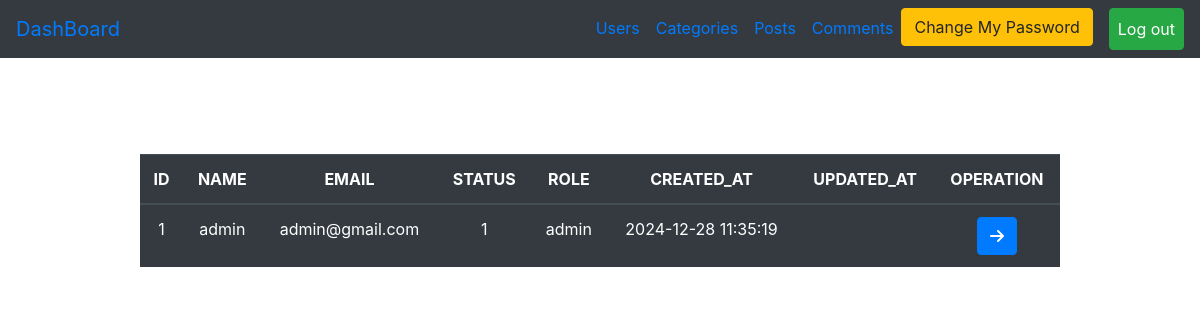
Before: /Admin/users.php?page=show&user_id=1 (signed in) with the older database file.
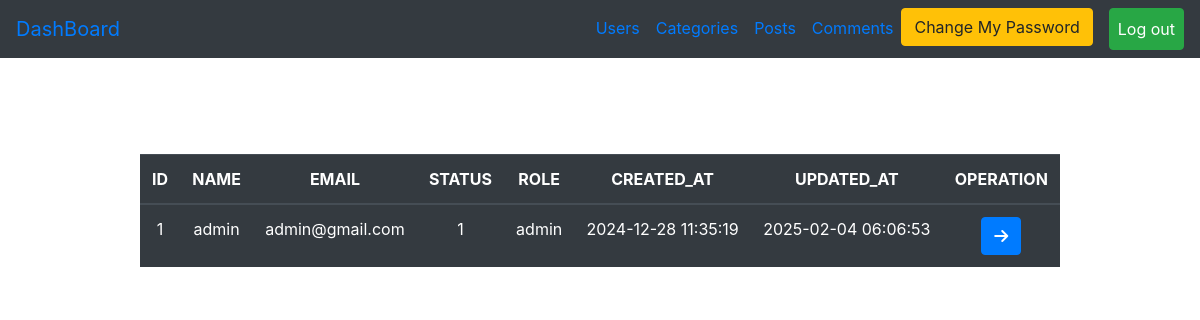
After: the same page with the newer database file.
### tables this page shows
CREATE TABLE `users` (
  `user_id` int(11) NOT NULL,
  `username` varchar(255) NOT NULL,
  `email` varchar(255) NOT NULL,
  `password` varchar(255) NOT NULL,
  `status` enum('0','1') NOT NULL,
  `role` enum('user','admin') NOT NULL,
  `created_at` timestamp NULL DEFAULT NULL,
  `updated_at` timestamp NULL DEFAULT NULL
);

### Admin/initials.php (called while the page is built, shortened)
<?php
include ("Includes/temp/header.php");
include ("Includes/temp/navbar.php");
?>

### Admin/users.php (the view)
<?php
include("initials.php");
if (isset($_SESSION['login'])) {
    $page = "All";
    if (isset($_GET['page'])) {
        $page = $_GET['page'];
    }
    if ($page == "All") {
        $statment1 = $connect->prepare("SELECT * FROM users");
        $statment1->execute();
        $usercount = $statment1->rowCount();
        $result = $statment1->fetchall();
?>
        <div class="container ">
            <div class="row">
                <div class="col-md-10 m-auto pt-5">
                    <?php
                    if (isset($_SESSION['message'])) {
                        echo "<h4 class='text-center alert alert-success'>" . $_SESSION['message'] . "</h4>";
                        unset($_SESSION['message']);
                        header("Refresh:4;url=users.php");
                    }
                    ?>
                    <h4 class="text-center">Detailes Of Users <span class="badge badge-primary"><?php echo $usercount ?></span>
                        <a class="badge badge-success" href="?page=create">Ceate New User</a>
                    </h4>
                    <table class="table table-dark mt-5 pt-5 text-center">
                        <thead>
                            <tr>
                                <th scope="col">ID</th>
                                <th scope="col">NAME</th>
                                <th scope="col">EMAIL</th>
                                <th scope="col">STATUS</th>
                                <th scope="col">ROLE</th>
                                <th scope="col">OPERATION</th>
                            </tr>
                        </thead>
                        <tbody>
                            <?php
                            foreach ($result as $item) {
                            ?>
                                <tr>
                                    <td><?php echo $item['user_id'] ?></td>
                                    <td><?php echo $item['username'] ?></td>
                                    <td><?php echo $item['email'] ?></td>
                                    <td><?php echo $item['status'] ?></td>
                                    <td><?php echo $item['role'] ?></td>
                                    <td><a href="?page=show&user_id=<?php echo $item['user_id'] ?>" class="btn btn-primary"><i class="fa-solid fa-eye"></i></a>
                                        <a href="?page=edit&user_id=<?php echo $item['user_id'] ?>" class="btn btn-success"><i class="fa-solid fa-pen-to-square"></i></a>
                                        <a href="?page=delete&user_id=<?php echo $item['user_id'] ?>" class="btn btn-danger"><i class="fa-solid fa-trash"></i></a>
                                    </td>
                                </tr>
                            <?php
                            }
                            ?>
                        </tbody>
                    </table>
                </div>
            </div>
        </div>
    <?php
    } else if ($page == "show") {
        if (isset($_GET['user_id'])) {
            $user_id = $_GET['user_id'];
        }
        $statment1 = $connect->prepare("SELECT * FROM users WHERE	user_id =?");
        $statment1->execute(array($user_id));
        $item = $statment1->fetch();
    ?>
        <div class="container ">
            <div class="row">
                <div class="col-md-10 m-auto pt-5">
                    <table class="table table-dark mt-5 pt-5 text-center">
                        <thead>
                            <tr>
                                <th scope="col">ID</th>
                                <th scope="col">NAME</th>
                                <th scope="col">EMAIL</th>
                                <th scope="col">STATUS</th>
                                <th scope="col">ROLE</th>
                                <th scope="col">CREATED_AT</th>
                                <th scope="col">UPDATED_AT</th>
                                <th scope="col">OPERATION</th>
                            </tr>
                        </thead>
                        <tbody>
                            <tr>
                                <td><?php echo $item['user_id'] ?></td>
                                <td><?php echo $item['username'] ?></td>
                                <td><?php echo $item['email'] ?></td>
                                <td><?php echo $item['status'] ?></td>
                                <td><?php echo $item['role'] ?></td>
                                <td><?php echo $item['created_at'] ?></td>
                                <td><?php echo $item['updated_at'] ?></td>
                                <td><a href="users.php" class="btn btn-primary"><i class="fa-solid fa-arrow-right"></i></a></td>
                            </tr>
                        </tbody>
                    </table>
                </div>
            </div>
        </div>
    <?php
    } else if ($page == "delete") {
        if (isset($_GET['user_id'])) {
            $user_id = $_GET['user_id'];
        }
        $statment = $connect->prepare("DELETE FROM users WHERE user_id =?");
        $statment->execute(array($user_id));
        $_SESSION['message'] = "Deleted Sucessfully";
        header("Location:users.php");
    } else if ($page == "create") {
    ?>
        <div class="container">
            <div class="row">
                <div class="col-md-10 mt-5">
                    <h4 class="text-center">CREATE USER PAGE</h4>
                    <form action="?page=savenew" method="post">
                        <label>USER_ID</label>
                        <input type="text" name="id" class="form-control mb-3 ">
                        <label>USERNAME</label>
                        <input type="text" name="name" class="form-control mb-3">
                        <label>EMAIL</label>
                        <input type="email" name="email" class="form-control mb-3">
                        <label>PASSWORD</label>
                        <input type="password" name="pass" class="form-control mb-3">
                        <label>STATUS</label>
                        <select name="status" class="form-control mb-3">
                            <option value="1">active</option>
                            <option value="0">block</option>
                        </select>
                        <label>ROLE</label>
                        <select name="role" class="form-control mb-3">
                            <option value="admin">admin</option>
                            <option value="user">user</option>
                        </select>
                        <input type="submit" value="Create New User" class="form-control mt-3 btn btn-success ">
                    </form>
                </div>
            </div>
        </div>
    <?php
    } else if ($page == "savenew") {
        if ($_SERVER['REQUEST_METHOD'] == "POST") {
            $id = $_POST['id'];
            $name = $_POST['name'];
            $email = $_POST['email'];
            $pass = $_POST['pass'];
            $status = $_POST['status'];
            $role = $_POST['role'];
            $statment = $connect->prepare("select * from users where email=?");
            $statment->execute(array($email));
            $count = $statment->rowcount();
            $item = $statment->fetch();
            if ($count > 0) {
                echo "<h4 class='text-center alert alert-danger'>This Account Already Registed</h4>";
                header("Refresh:3;url=users.php?page=create");
            } else {
                try {
                    $statment = $connect->prepare("insert into users
                    (user_id,username,email,`password`,`status`,`role`,created_at)
                    values(?,?,?,?,?,?,now())");
                    $statment->execute(array($id, $name, $email, $pass, $status, $role));
                    $_SESSION['message'] = "CREATED SUCESSFULLY";
                    header("Location:users.php");
                } catch (PDOException $e) {
                    echo "<h4 class='text-center alert alert-danger'>DUPLICATED IN ID</h4>";
                    header("Refresh:3;url=users.php?page=create");
                }
            }
        }
    } else if ($page == "edit") {
        if (isset($_GET['user_id'])) {
            $user_id = $_GET['user_id'];
        }
        $statment = $connect->prepare("SELECT * FROM users WHERE user_id =?");
        $statment->execute(array($user_id));
        $item = $statment->fetch();
    ?>
        <div class="container">
            <div class="row">
                <div class="col-md-10 mt-5">
                    <h4 class="text-center">UPDATE USER PAGE</h4>
                    <form action="?page=update" method="post">
                        <label>USER_ID</label>
                        <input type="hidden" name="old_id" value="<?php echo $item['user_id']; ?>" class="form-control mb-3 ">
                        <input type="text" name="new_id" value="<?php echo $item['user_id']; ?>" class="form-control mb-3 ">
                        <label>USERNAME</label>
                        <input type="text" name="name" value="<?php echo $item['username']; ?>" class="form-control mb-3">
                        <label>EMAIL</label>
                        <input type="email" name="email" value="<?php echo $item['email']; ?>" class="form-control mb-3">
                        <label>STATUS</label>
                        <select name="status" class="form-control mb-3">
                            <?php
                            if ($item['status'] == 1) {
                                echo '<option value="1" selected>active</option>';
                                echo '<option value="0">block</option>';
                            } else {
                                echo '<option value="1" >active</option> ';
                                echo  '<option value="0" selected>block</option>';
                            }
                            ?>
                        </select>
                        <label>ROLE</label>
                        <select name="role" class="form-control mb-3">
                            <?php
                            if ($item['role'] == "admin") {
                                echo '<option value="admin" selected>admin</option> ';
                                echo  '<option value="user">user</option>';
                            } else {
                                echo '<option value="admin">admin</option> ';
                                echo  '<option value="user" selected>user</option>';
                            }
                            ?>
                        </select>
                        <input type="submit" value="Update User" class="form-control mt-3 btn btn-success ">
                    </form>
                </div>
            </div>
        </div>
    <?php
    } else if ($page == "update") {
        if ($_SERVER['REQUEST_METHOD'] == "POST") {
            $old_id = $_POST['old_id'];
            $new_id = $_POST['new_id'];
            $name = $_POST['name'];
            $email = $_POST['email'];
            $status = $_POST['status'];
            $role = $_POST['role'];
            $statment = $connect->prepare("select email from users where user_id = ?");
            $statment->execute(array($old_id));
            $old_email = $statment->fetchColumn();
            if ($email != $old_email) {
                $statment = $connect->prepare("select * from users where email=?");
                $statment->execute(array($email));
                $count = $statment->rowcount();
                $item = $statment->fetch();
                if ($count > 0) {
                    echo "<h4 class='text-center alert alert-danger'>This Account Already Registed</h4>";
                    header("Refresh:3;url=users.php?page=edit&user_id=$old_id");
                    exit;
                }
            }
            try {
                $statment = $connect->prepare("UPDATE USERS SET user_id=?, username=?, email=?, `status`=?, `role`=?, updated_at=now() WHERE user_id=?");
                $statment->execute(array($new_id, $name, $email, $status, $role, $old_id));
                $_SESSION['message'] = "UPDATED SUCESSFULLY";
                header("Location:users.php");
            } catch (PDOException $e) {
                echo "<h4 class='text-center alert alert-danger'>DUPLICATED IN ID</h4>";
                header("Refresh:3;url=users.php?page=edit&user_id=$old_id");
            }
        }
    }
    ?>
<?php
} else {
    $_SESSION['message'] = "Please Login First";
    header("Location:../login.php");
}
include("Includes/temp/footer.php");
?>

### Admin/Includes/temp/header.php (shortened to what this page needs)
<!DOCTYPE html>
<html lang="en">
<head>
    <link rel="stylesheet" href="Includes/assests/style.css">
    <link rel="stylesheet" href="https://cdnjs.cloudflare.com/ajax/libs/font-awesome/6.6.0/css/all.min.css" />
    <link rel="stylesheet" href="https://cdn.jsdelivr.net/npm/bootstrap@4.6.2/dist/css/bootstrap.min.css">
</head>
<body>

### Admin/Includes/temp/navbar.php (shortened to what this page needs)
<?php
include("Includes/temp/header.php");
?>
<nav class="navbar navbar-expand-lg  bg-dark ">
  <a class="navbar-brand" href="dashboard.php">DashBoard</a>
  <div class="collapse navbar-collapse" id="navbarNavDropdown">
    <ul class="navbar-nav ml-auto">
      <li class="nav-item">
        <a class="nav-link" href="users.php">Users</a>
      </li>
      <li class="nav-item">
        <a class="nav-link" href="categories.php">Categories</a>
      </li>
      <li class="nav-item">
        <a class="nav-link" href="posts.php">Posts</a>
      </li>
      <li class="nav-item">
        <a class="nav-link" href="comments.php">Comments</a>
      </li>
      <li class="nav-item">
        <a href="password.php?email=<?php echo $_SESSION['login'] ?>" class="btn btn-warning">Change My Password </i></a>
      </li>
      <a class="nav-link btn btn-success ml-3" href="logout.php">Log out</a>
    </ul>
  </div>
</nav>

### Admin/Includes/temp/footer.php (shortened to what this page needs)
</body>
</html>

Changed rows visible on the page:
changed users "admin": updated_at (not shown) → "2025-02-04 06:06:53"
